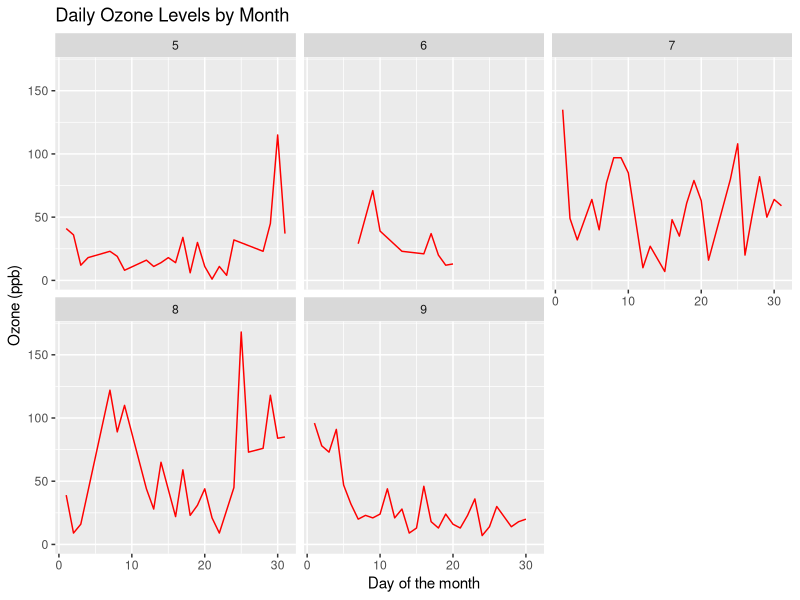
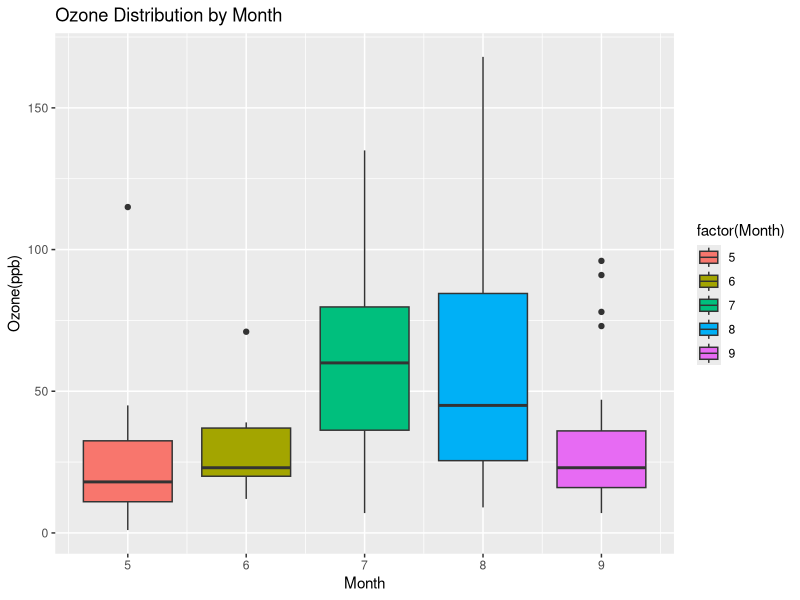
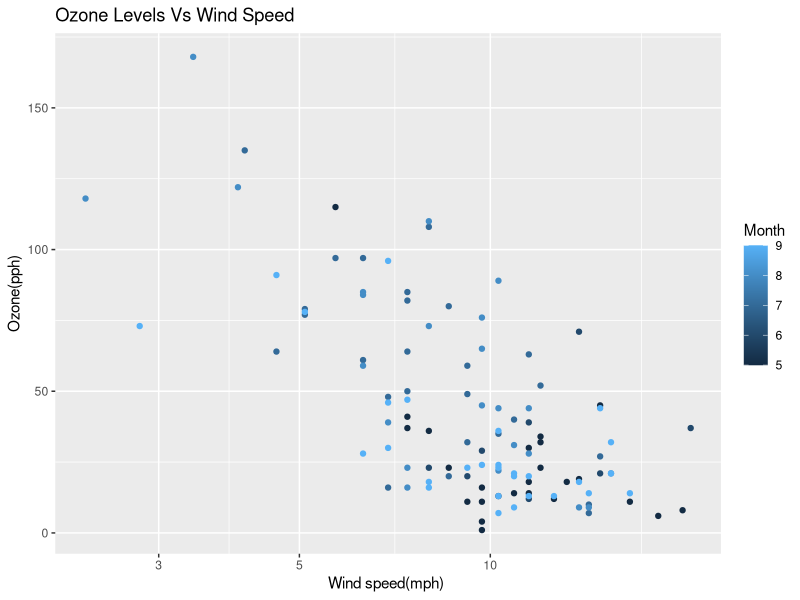
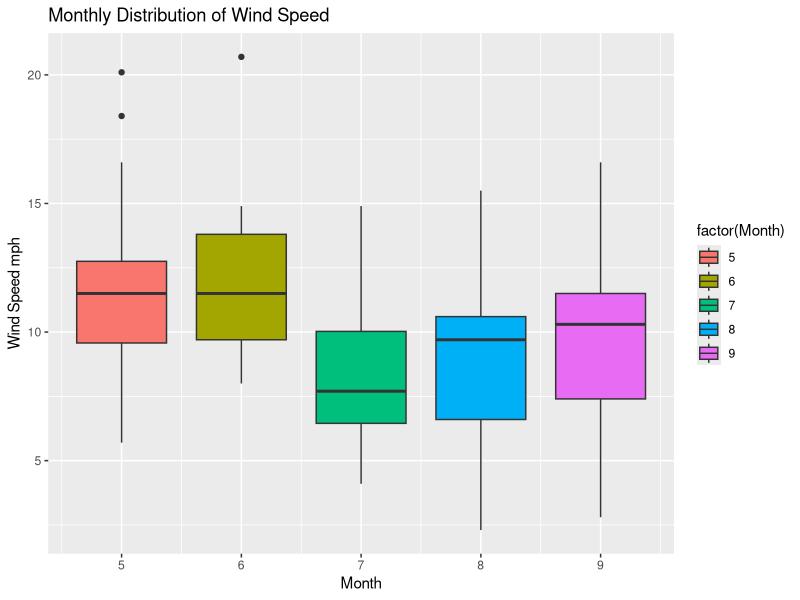
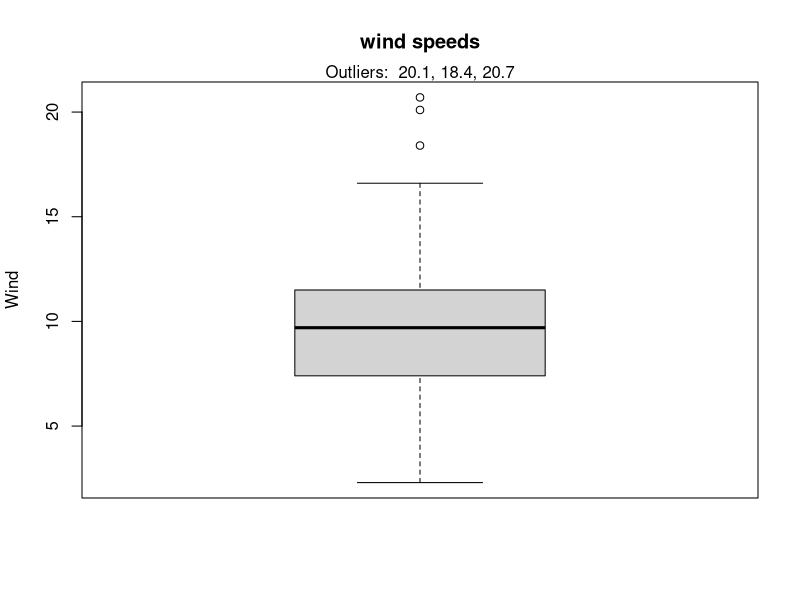
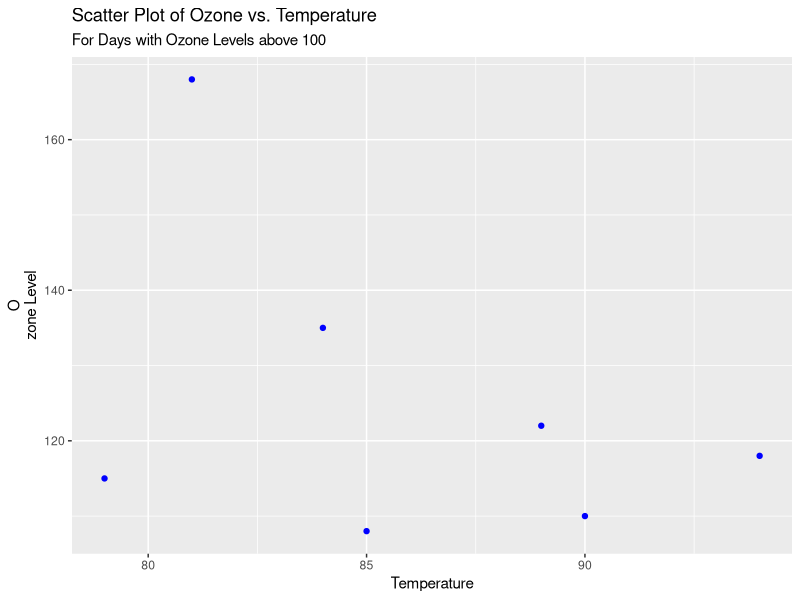
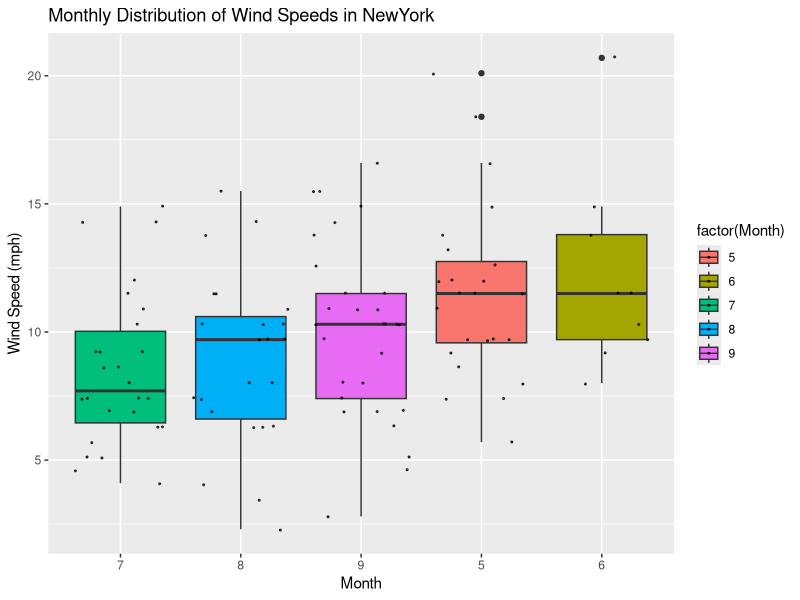
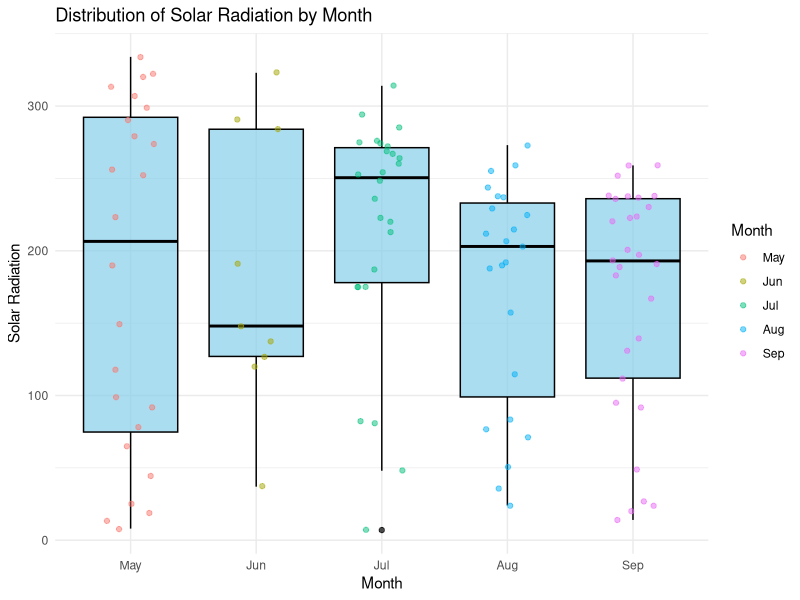

The R script that drew these images, in order:
## ---- chunk 1
knitr::opts_chunk$set(echo = TRUE)
## ---- chunk 2
library(dplyr)    
## ---- chunk 3
library(ggplot2)

## ---- chunk 4
data("airquality")

## ---- chunk 5
# Basic preprocessing
airquality <- na.omit(airquality) # Removing NA values
## ---- chunk 6

head(airquality)
## ---- chunk 7
ggplot(airquality, aes(x = Day, y = Ozone)) +
        ggtitle("Daily Ozone Levels by Month") +
        labs(x = "Day of the month", y = "Ozone (ppb)") +
        scale_x_continuous(breaks = seq(0, 30, 10))+ facet_wrap(~Month)+geom_line(color="red")

## ---- chunk 8
ggplot(airquality, aes(x=Month, y=Ozone,fill=factor(Month))) +geom_boxplot()+
  labs(title="Ozone Distribution by Month",x = "Month", y = "Ozone(ppb)")

## ---- chunk 9
ggplot(airquality, aes(x = Wind, y = Ozone,color = Month)) + geom_point()+scale_x_log10() + 
  labs(title = "Ozone Levels Vs Wind Speed",x = "Wind speed(mph) ",y = "Ozone(pph)")

## ---- chunk 10
ggplot(airquality, aes(x=Month, y=Wind,fill=factor(Month))) +geom_boxplot()  + 
  labs(title="Monthly Distribution of Wind Speed",x="Month", y="Wind Speed mph")

## ---- chunk 11

out<-boxplot.stats(airquality$Wind)$out
boxplot(airquality$Wind,
ylab = "Wind",
main = "wind speeds")
mtext(paste("Outliers: ", paste(out, collapse = ", ")))

## ---- chunk 12
# Convert Month column to a factor for easier grouping
airquality$Month <- factor(airquality$Month)
## ---- chunk 13
# Calculate mean, median, and standard deviation of ozone and temperature monthly-wise
summary_stats <- aggregate(cbind(Ozone, Temp) ~ Month, data = airquality, FUN = function(x) 
  c(mean = mean(x, na.rm = TRUE), median = median(x, na.rm = TRUE), sd = sd(x, na.rm = TRUE)))
print(summary_stats)
## ---- chunk 14
Month <- c(5,6,7,8,9)
Mean_Ozone <-c(23.61538,29.44444,59.11538,59.96154,31.44828) 
Median_Ozone <- c(18,23,60,52,23) 
SD_Ozone <- c(22.22445,18.20790,31.63584,38.68121,24.14182) 
Mean_Temp <- c(66.73077,78.22222,83.88462,83.96154,76.89655)
Median_Temp <- c(66,77,84,82,76) 
SD_Temp <- c(6.533346,7.838651,4.439161,6.666218,8.503549) 
df1 <- data.frame(Month ,Mean_Ozone, Median_Ozone, SD_Ozone, Mean_Temp, Median_Temp, SD_Temp ) 
df1
## ---- chunk 15
high_ozone_days <- airquality[airquality$Ozone > 100, ]
x<-high_ozone_days$Temp
y<-high_ozone_days$Ozone
ggplot(high_ozone_days,aes(x=Temp,y=Ozone))+geom_point(color="Blue")+labs(x="Temperature",y="O
zone Level",title = "Scatter Plot of Ozone vs. Temperature ", subtitle="For Days with Ozone Levels above 100")
     
## ---- chunk 16
data(airquality)

# Aggregate the data by month and calculate the average temperature for each month
monthly_avg_temp <- aggregate(Temp ~ Month, data = airquality, FUN = mean)

# Find the row with the highest average temperature
max_temp_row <- which.max(monthly_avg_temp$Temp)

# Extract the month with the highest average temperature and its corresponding temperature
highest_avg_temp_month <- monthly_avg_temp$Month[max_temp_row]
highest_avg_temp_value <- monthly_avg_temp$Temp[max_temp_row]

# Display the month with the highest average temperature and its average temperature
cat("Month with the highest average temperature:", highest_avg_temp_month, "\n")
cat("Average temperature:", round(highest_avg_temp_value, 2))

## ---- chunk 17

airquality_clean <- na.omit(airquality[, c("Solar.R", "Ozone")])


correlation <- cor(airquality_clean$Solar.R, airquality_clean$Ozone)


print(paste("Correlation between Solar Radiation and Ozone concentration:", round(correlation, 2)))

## ---- chunk 18

ggplot(airquality, aes(reorder(Month,Wind,FUN=median), y=Wind, fill=factor(Month))) +geom_boxplot()+ labs(title="Monthly Distribution of Wind Speeds in NewYork",x = "Month", y = 
 "Wind Speed (mph)")+geom_jitter(size=0.4, alpha=0.7)
## ---- chunk 19
# Load the airquality dataset
data(airquality)

# Aggregate the data by month and calculate the average Ozone concentration for each month
monthly_avg_ozone <- airquality %>%
  group_by(Month) %>%
  summarise(avg_ozone_concentration = mean(Ozone, na.rm = TRUE))

# Arrange the months in descending order based on the average Ozone concentration
monthly_avg_ozone <- monthly_avg_ozone[order(-monthly_avg_ozone$avg_ozone_concentration), ]

# Print the resulting data frame
print(monthly_avg_ozone)
## ---- chunk 20
data(airquality)

# Convert the 'Month' column to a factor with appropriate levels

airquality$Month <- factor(airquality$Month, levels = 1:12,
                           labels = month.abb)
# Create the plot with boxplot and jittered points
ggplot(airquality, aes(x = Month, y = Solar.R)) +
  geom_boxplot(fill = "skyblue", color = "black", alpha = 0.7) +
  geom_jitter(aes(color = Month), width = 0.2, alpha = 0.5) +
  labs(title = "Distribution of Solar Radiation by Month",
       x = "Month", y = "Solar Radiation") +
  theme_minimal()+scale_color_discrete(name = "Month") 


## ---- chunk 21
ggplot(airquality,aes(x=Wind))+geom_histogram(aes(y = ..density..),binwidth = 0.5,    
fill="Green", color="black")+facet_wrap(~Month)+geom_density(lwd = 1.2,linetype = 2,  
colour = 6)+labs(title="Distribution of Wind speeds by Month",x="Wind Speed",y="Density")                                                                                        
